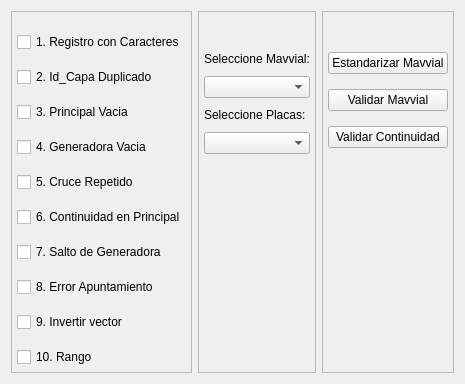
          <widget class="QWidget" name="tab_7">
           <attribute name="title">
            <string>Mavvial</string>
           </attribute>
           <layout class="QHBoxLayout" name="horizontalLayout_4">
            <item>
             <layout class="QHBoxLayout" name="horizontalLayout_2">
              <item>
               <widget class="QFrame" name="frame_16">
                <property name="frameShape">
                 <enum>QFrame::StyledPanel</enum>
                </property>
                <property name="frameShadow">
                 <enum>QFrame::Raised</enum>
                </property>
                <layout class="QVBoxLayout" name="verticalLayout_27" stretch="0,0,0,0,0,0,0,0,0,0">
                 <property name="spacing">
                  <number>15</number>
                 </property>
                 <property name="leftMargin">
                  <number>5</number>
                 </property>
                 <property name="topMargin">
                  <number>20</number>
                 </property>
                 <property name="rightMargin">
                  <number>5</number>
                 </property>
                 <property name="bottomMargin">
                  <number>5</number>
                 </property>
                 <item>
                  <widget class="QCheckBox" name="CB_Mv_1">
                   <property name="text">
                    <string>1. Registro con Caracteres</string>
                   </property>
                  </widget>
                 </item>
                 <item>
                  <widget class="QCheckBox" name="CB_Mv_2">
                   <property name="text">
                    <string>2. Id_Capa Duplicado</string>
                   </property>
                  </widget>
                 </item>
                 <item>
                  <widget class="QCheckBox" name="CB_Mv_3">
                   <property name="text">
                    <string>3. Principal Vacia</string>
                   </property>
                  </widget>
                 </item>
                 <item>
                  <widget class="QCheckBox" name="CB_Mv_4">
                   <property name="text">
                    <string>4. Generadora Vacia</string>
                   </property>
                  </widget>
                 </item>
                 <item>
                  <widget class="QCheckBox" name="CB_Mv_5">
                   <property name="text">
                    <string>5. Cruce Repetido</string>
                   </property>
                  </widget>
                 </item>
                 <item>
                  <widget class="QCheckBox" name="CB_Mv_6">
                   <property name="text">
                    <string>6. Continuidad en Principal</string>
                   </property>
                  </widget>
                 </item>
                 <item>
                  <widget class="QCheckBox" name="CB_Mv_7">
                   <property name="text">
                    <string>7. Salto de Generadora</string>
                   </property>
                  </widget>
                 </item>
                 <item>
                  <widget class="QCheckBox" name="CB_Mv_8">
                   <property name="text">
                    <string>8. Error Apuntamiento</string>
                   </property>
                  </widget>
                 </item>
                 <item>
                  <widget class="QCheckBox" name="CB_Mv_9">
                   <property name="text">
                    <string>9. Invertir vector</string>
                   </property>
                  </widget>
                 </item>
                 <item>
                  <widget class="QCheckBox" name="CB_Mv_10">
                   <property name="text">
                    <string>10. Rango</string>
                   </property>
                  </widget>
                 </item>
                </layout>
               </widget>
              </item>
              <item>
               <widget class="QFrame" name="frame_14">
                <property name="sizePolicy">
                 <sizepolicy hsizetype="Minimum" vsizetype="Preferred">
                  <horstretch>10</horstretch>
                  <verstretch>0</verstretch>
                 </sizepolicy>
                </property>
                <property name="frameShape">
                 <enum>QFrame::StyledPanel</enum>
                </property>
                <property name="frameShadow">
                 <enum>QFrame::Raised</enum>
                </property>
                <layout class="QVBoxLayout" name="verticalLayout_23" stretch="0,0,0,0,0,0">
                 <property name="spacing">
                  <number>10</number>
                 </property>
                 <property name="leftMargin">
                  <number>5</number>
                 </property>
                 <property name="topMargin">
                  <number>20</number>
                 </property>
                 <property name="rightMargin">
                  <number>5</number>
                 </property>
                 <property name="bottomMargin">
                  <number>5</number>
                 </property>
                 <item>
                  <spacer name="horizontalSpacer_9">
                   <property name="orientation">
                    <enum>Qt::Horizontal</enum>
                   </property>
                   <property name="sizeHint" stdset="0">
                    <size>
                     <width>40</width>
                     <height>20</height>
                    </size>
                   </property>
                  </spacer>
                 </item>
                 <item>
                  <widget class="QLabel" name="label_25">
                   <property name="text">
                    <string>Seleccione Mavvial:</string>
                   </property>
                  </widget>
                 </item>
                 <item>
                  <widget class="QgsMapLayerComboBox" name="QMLCBmv_mv">
                   <property name="enabled">
                    <bool>true</bool>
                   </property>
                   <property name="allowEmptyLayer">
                    <bool>true</bool>
                   </property>
                   <property name="showCrs">
                    <bool>true</bool>
                   </property>
                  </widget>
                 </item>
                 <item>
                  <widget class="QLabel" name="label_24">
                   <property name="text">
                    <string>Seleccione Placas:</string>
                   </property>
                  </widget>
                 </item>
                 <item>
                  <widget class="QgsMapLayerComboBox" name="QMLCBmv_placas">
                   <property name="enabled">
                    <bool>true</bool>
                   </property>
                   <property name="allowEmptyLayer">
                    <bool>true</bool>
                   </property>
                   <property name="showCrs">
                    <bool>true</bool>
                   </property>
                  </widget>
                 </item>
                 <item>
                  <spacer name="verticalSpacer_6">
                   <property name="orientation">
                    <enum>Qt::Vertical</enum>
                   </property>
                   <property name="sizeHint" stdset="0">
                    <size>
                     <width>20</width>
                     <height>40</height>
                    </size>
                   </property>
                  </spacer>
                 </item>
                </layout>
               </widget>
              </item>
              <item>
               <widget class="QFrame" name="frame_15">
                <property name="frameShape">
                 <enum>QFrame::StyledPanel</enum>
                </property>
                <property name="frameShadow">
                 <enum>QFrame::Raised</enum>
                </property>
                <layout class="QVBoxLayout" name="verticalLayout_26" stretch="0,0,0,0,0">
                 <property name="spacing">
                  <number>15</number>
                 </property>
                 <property name="leftMargin">
                  <number>5</number>
                 </property>
                 <property name="topMargin">
                  <number>20</number>
                 </property>
                 <property name="rightMargin">
                  <number>5</number>
                 </property>
                 <property name="bottomMargin">
                  <number>5</number>
                 </property>
                 <item>
                  <spacer name="horizontalSpacer_10">
                   <property name="orientation">
                    <enum>Qt::Horizontal</enum>
                   </property>
                   <property name="sizeHint" stdset="0">
                    <size>
                     <width>40</width>
                     <height>20</height>
                    </size>
                   </property>
                  </spacer>
                 </item>
                 <item>
                  <widget class="QPushButton" name="PB_estandarizar">
                   <property name="text">
                    <string>Estandarizar Mavvial</string>
                   </property>
                  </widget>
                 </item>
                 <item>
                  <widget class="QPushButton" name="PBvalidar_mv">
                   <property name="enabled">
                    <bool>true</bool>
                   </property>
                   <property name="text">
                    <string>Validar Mavvial</string>
                   </property>
                  </widget>
                 </item>
                 <item>
                  <widget class="QPushButton" name="valContinuidad">
                   <property name="text">
                    <string>Validar Continuidad</string>
                   </property>
                  </widget>
                 </item>
                 <item>
                  <spacer name="verticalSpacer">
                   <property name="orientation">
                    <enum>Qt::Vertical</enum>
                   </property>
                   <property name="sizeHint" stdset="0">
                    <size>
                     <width>20</width>
                     <height>40</height>
                    </size>
                   </property>
                  </spacer>
                 </item>
                </layout>
               </widget>
              </item>
             </layout>
            </item>
           </layout>
          </widget>
